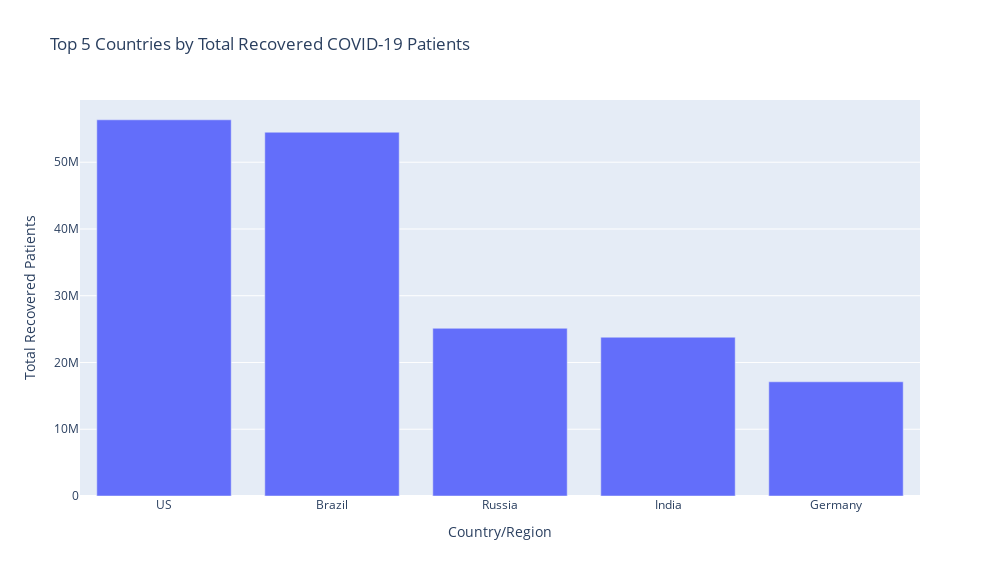

Notebook cell for this chart:
### Code cell
fig=px.bar(x=highest_recovery.index,y=highest_recovery.values,width=1000,height=576,
            title="Top 5 Countries by Total Recovered COVID-19 Patients")
fig.update_layout(
    xaxis_title="Country/Region"
)
fig.update_layout(
    yaxis_title="Total Recovered Patients"
)
fig.show()

### Figure 1 — Plotly figure (JSON) as saved in the notebook; plotly's stock layout.template omitted (floating-point values rounded to 4 significant figures)
{"data": [{"alignmentgroup": "True", "hovertemplate": "x=%{x}<br>y=%{y}<extra></extra>", "legendgroup": "", "marker": {"color": "#636efa", "pattern": {"shape": ""}}, "name": "", "offsetgroup": "", "orientation": "v", "showlegend": false, "textposition": "auto", "type": "bar", "x": ["US", "Brazil", "Russia", "India", "Germany"], "xaxis": "x", "y": [56353416, 54492873, 25120448, 23783720, 17107839], "yaxis": "y"}], "layout": {"barmode": "relative", "height": 576, "legend": {"tracegroupgap": 0}, "title": {"text": "Top 5 Countries by Total Recovered COVID-19 Patients"}, "width": 1000, "xaxis": {"anchor": "y", "autorange": true, "domain": [0, 1], "range": [-0.5, 4.5], "title": {"text": "Country/Region"}, "type": "category"}, "yaxis": {"anchor": "x", "autorange": true, "domain": [0, 1], "range": [0, 59320000.0], "title": {"text": "Total Recovered Patients"}, "type": "linear"}}}
